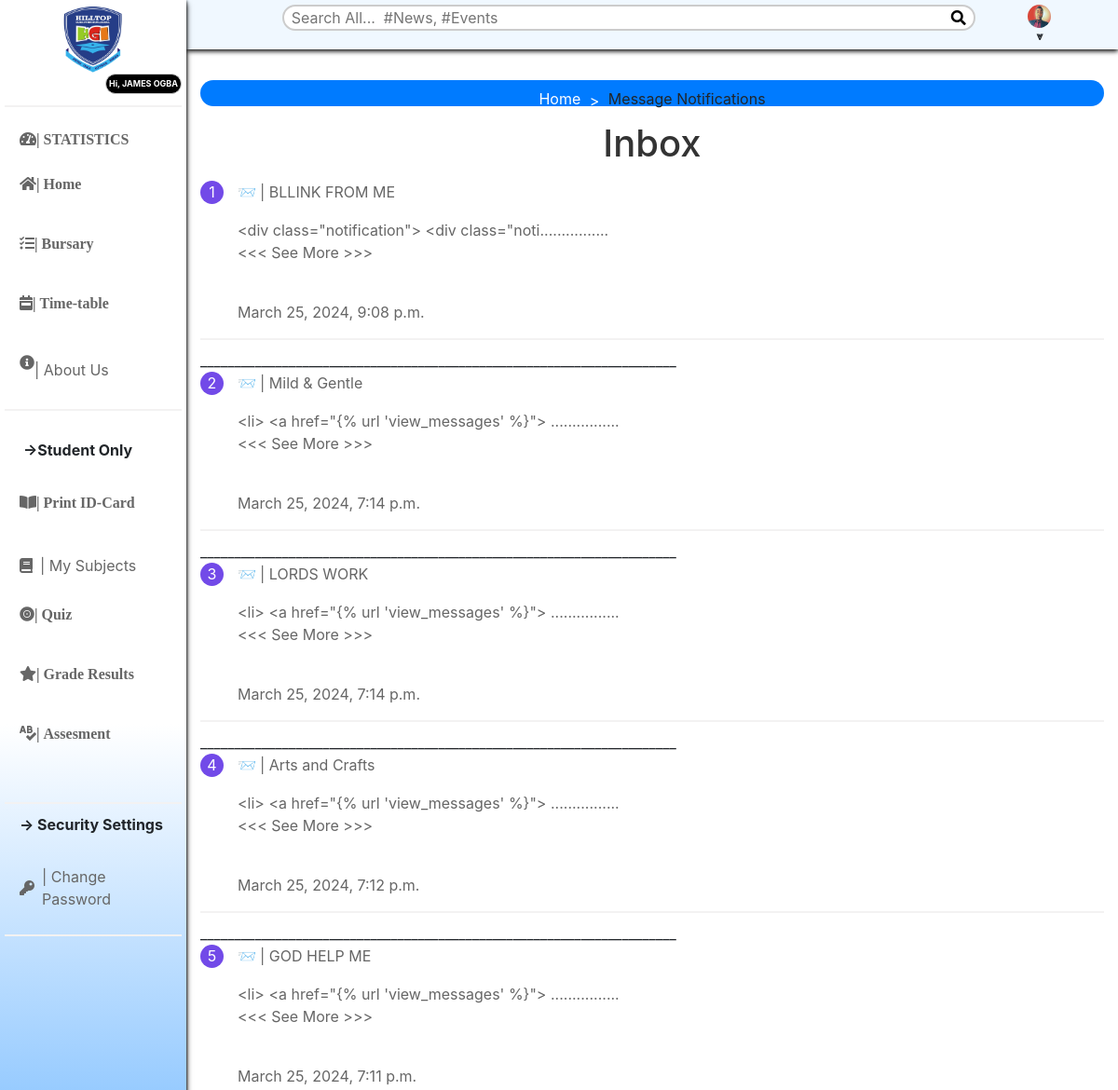
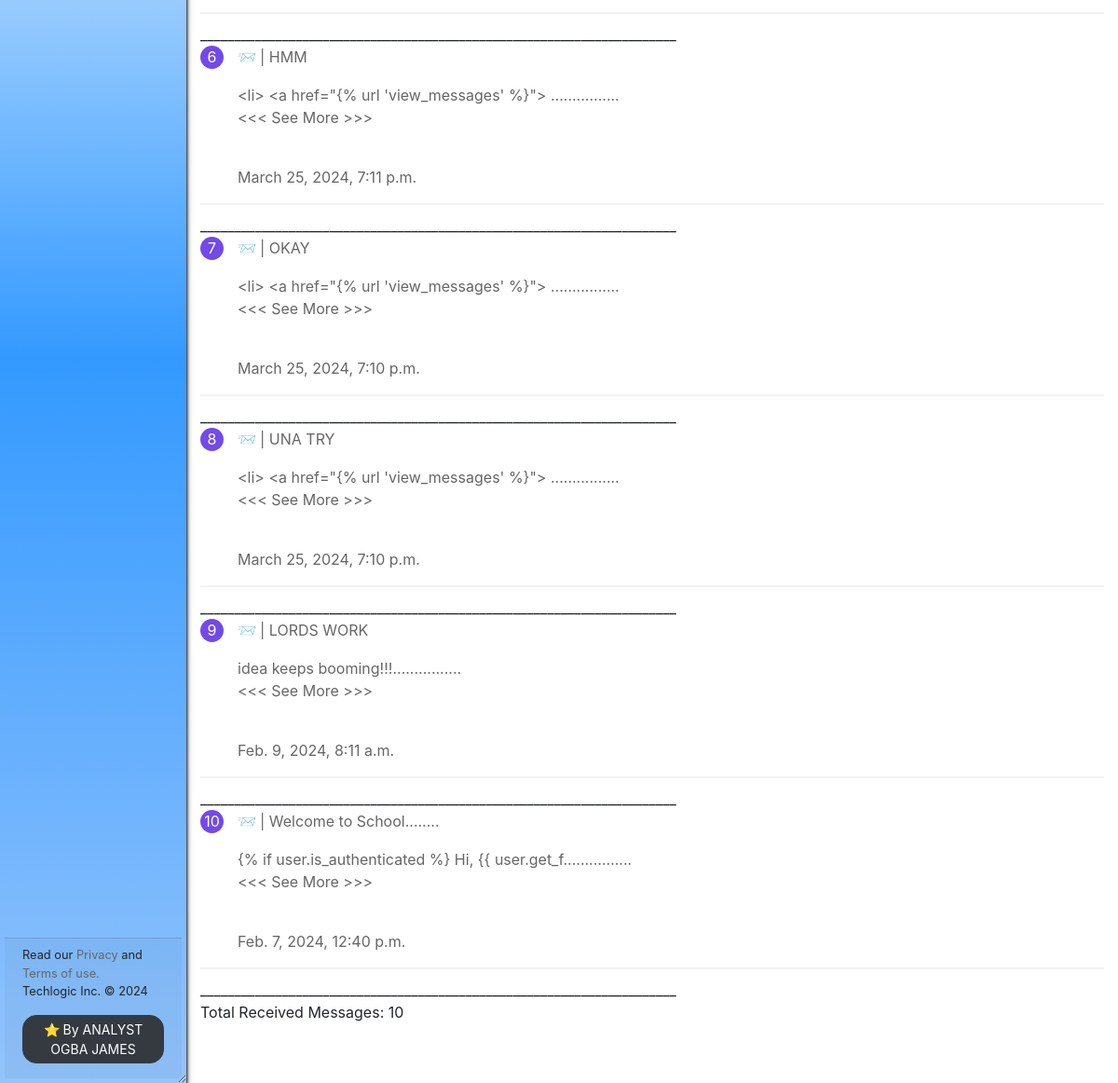
The page /accounts/view_messages/ (signed in) on the database its author committed (2 pictures, top to bottom).
### accounts/models.py (models this page shows, shortened)
class User(AbstractUser):
    is_student = models.BooleanField(default=False)
    is_lecturer = models.BooleanField(default=False)
    is_parent = models.BooleanField(default=False)
    is_dep_head = models.BooleanField(default=False)
    phone = models.CharField(max_length=60, blank=True, null=True)
    nationality = models.CharField(max_length=60, blank=True, null=True)
    address = models.CharField(max_length=60, blank=True, null=True)
    picture = models.ImageField(upload_to='profile_pictures/%y/%m/%d/', default='default.png', null=True)
    email = models.EmailField(blank=True, null=True)
    state_of_origin = models.CharField(max_length=100, blank=True, null=True)
    date_of_birth = models.DateField(blank=True, null=True)
    weight = models.IntegerField(blank=True, null=True)
    height = models.IntegerField(blank=True, null=True)
    meal_allergic_comment = models.TextField(blank=True, null=True)
    medical_record = models.FileField(upload_to='medical_records/', blank=True, null=True)
    computer_labs = models.CharField(max_length=10, choices=CHOICES, default='not_now')
    library_services = models.CharField(max_length=10, choices=CHOICES, default='not_now')
    counseling = models.CharField(max_length=10, choices=CHOICES, default='not_now')
    student_housing = models.CharField(max_length=10, choices=CHOICES, default='not_now')
    financial_aid = models.CharField(max_length=10, choices=CHOICES, default='not_now')
    cafeteria_services = models.CharField(max_length=10, choices=CHOICES, default='not_now')
    mental_health_services = models.CharField(max_length=10, choices=CHOICES, default='not_now')
    tutoring_centers = models.CharField(max_length=10, choices=CHOICES, default='not_now')
    technology_support = models.CharField(max_length=10, choices=CHOICES, default='not_now')
    disability_services = models.CharField(max_length=10, choices=CHOICES, default='not_now')
    international_student_services = models.CharField(max_length=10, choices=CHOICES, default='not_now')
    laboratory_facilities = models.CharField(max_length=10, choices=CHOICES, default='not_now')
    academic_advising = models.CharField(max_length=10, choices=CHOICES, default='not_now')
    bus_service = models.CharField(max_length=10, choices=BUS_SERVICE_CHOICES, default='not_now')
    bus_service_type = models.CharField(max_length=10, choices=BUS_SERVICE_TYPE_CHOICES, blank=True, null=True,default='not_now')
    pickup_or_dropoff = models.CharField(max_length=10, choices=PICKUP_OR_DROPOFF_CHOICES, blank=True, null=True,default='not_now')
    username_validator = ASCIIUsernameValidator()
    objects = UserManager()
    @property
    def get_full_name(self):
        full_name = self.username
        if self.first_name and self.last_name:
            full_name = self.first_name + " " + self.last_name
        return full_name

class Message(models.Model):
    title = models.CharField(max_length=255, blank=True, null=True)
    content = models.TextField(blank=True, null=True)
    students = models.ForeignKey(Student, on_delete=models.CASCADE, blank=True, null=True)
    level = models.CharField(max_length=25, choices=LEVEL, default='', blank=True, null=True)
    year = models.CharField(max_length=25, choices=YEARS, default='', blank=True, null=True)
    department = models.ForeignKey(Program, on_delete=models.CASCADE, blank=True, null=True)
    created_at = models.DateTimeField(default=timezone.now)
    is_read = models.BooleanField(default=False)
    @classmethod
    def unread_count(cls, Student, LEVEL, YEARS, program ):
        return cls.objects.filter(students=Student, level=LEVEL, year=YEARS, department=program, is_read=False).count()

### accounts/views.py (the view)
# urls.py: path('view_messages/', view_messages, name='view_messages'),
@login_required
def view_messages(request):
    student = request.user.student
    messages_based_on_filter = Message.objects.filter(
        department=student.department,
        level=student.level,
        year=student.session
    ).order_by('-created_at')
    messages_based_on_user_id = Message.objects.filter(students=request.user.student).order_by('-created_at')
    received_messages = messages_based_on_filter | messages_based_on_user_id
    unread_messages_count = Message.unread_count(
        student, student.level, student.session, student.department
    )
    return render(request, 'course/message.html', {
        'received_messages': received_messages,
        'unread_messages_count': unread_messages_count,
    })

### accounts/context_processors.py (called while the page is built)
def unread_message_count(request):
    if request.user.is_authenticated:
        if hasattr(request.user, 'student'):
            unread_count = Message.objects.filter(students=request.user.student, is_read=False).count()
            if unread_count > 9:
                unread_count = '+9'
        else:
            unread_count = ''
    else:
        unread_count = ''
    return {'unread_message_count': unread_count}

### templates/course/message.html (shortened to what this page needs)
{% extends 'base.html' %}
{% load static %}
{% block content %}
<div class="container3">
    <div id="input-nav" class="p-2"><a href="{% url 'home' %}"> Home </a> Message Notifications</div>
    <h1>Inbox</h1>
          {% for message in received_messages %}
            <li>
                {% if message.is_read %}
                    <a href="{% url 'open_message' message.id %}">
                        <p class="notification-number">{{ forloop.counter }}</p>
                        📨 | {{ message.title }}<br>
                        <ol>{{ message.content|slice:":50"}}................<br ><<< See More >>> </ol>
                        <br> <ol>{{ message.created_at }}</ol>
                    </a>
            <hr>______________________________________________________________________
                {% endif %}
            </li>
        {% endfor %}
            <p>Total Received Messages: {{ received_messages.count }}</p>
</div>
{% endblock content %}

### templates/aside.html (shortened to what this page needs)
{% load static %}
<div id="side-nav" class="open" style="position: fixed;
		  padding: 5px; ">
	<div class="main-menu">
		<div class="top text-center py-0">
			<img src="{% static 'img/logos.png' %}" width="70px" alt="logo">
		</div>
		{% url 'home' as hom %} {% url 'calendar' as cal %} {% url 'dashboard' as dash %} {% url 'profile' as prof %}
		{% url 'parentaccount' as lec %} {% url 'studentmanager' as stu %} {% url 'bursary' as bur %}
		{% url 'idcard' as pro %} {% url 'timetable' as tim %} {% url 'home' as sem %}
		{% url 'add_score' as ascore %} {% url 'grade_results' as vr %}{% url 'ass_results' as ar %}
		{% url 'course_registration' as cr %} {% url 'contact' as ep %} {% url 'change_password' as cp %}
		{% url 'quiz_progress' as qpr %} {% url 'quiz_marking' as qce %} {% url 'user_course_list' as ucl %}
							{% if user.is_authenticated %}
		<strong style="float: right;
  color: #fff;
  background: #000;
  padding: 3px 3px;
  font-weight: bold;
      border: 1px solid #ccc;
    border-radius: 14px;
  font-size: 9px; }
"> Hi, {{ user.get_full_name }}</strong>
<br>
		<hr>
		{% endif %}
		<ul>
			<li class="{% if request.path == dash %}active{% endif %}">
				<a href="{% url 'dashboard' %}"><i class="fas fa-tachometer-alt">| STATISTICS</i></a>
			</li>
			<li class="{% if request.path == hom %}active{% endif %}">
				<a href="{% url 'home' %}"><p class="fas fa-home">| Home</p></a>
			</li>
			<li class="{% if request.path == bur %}active{% endif %}">
				<a href="{% url 'bursary' %}"><p class="fas fa-tasks">| Bursary</p></a>
			</li>
			<li class="{% if request.path == tim %}active{% endif %}">
				<a href="{% url 'timetable' %}"><p class="fas fa-calendar-week">| Time-table</p></a>
			</li>
			<li class="{% if request.path == ep %}active{% endif %}">
				<a href="{% url 'contact' %}"><p class="fas fa-info-circle"></p>| About Us</a>
			</li>
			<hr>
			<li style="padding: 20px;" ><strong>&RightArrow;Student Only</strong></li>
			<li class="{% if request.path == pro %}active{% endif %}">
				<a href=""><p class="fas fa-book-open">| Print ID-Card</p></a>
			</li>
			<li class="{% if request.path == ucl %}active{% endif %}">
				<a href="{% url 'user_course_list' %}"><i class="fas fa-book"></i>| My Subjects</a>
			</li>
			<li class="{% if request.path == qpr %}active{% endif %}">
				<a href="{% url 'quiz_progress' %}"><p class="fas fa-record-vinyl">| Quiz </p></a>
			</li>
			<li class="{% if request.path == vr %}active{% endif %}">
				<a href="{% url 'grade_results' %}"><p class="fas fa-star">| Grade Results</p></a>
			</li>
			<li class="{% if request.path == ar %}active{% endif %}">
				<a href="{% url 'ass_results' %}"><p class="fa fa-spell-check">| Assesment</p></a>
			</li>
			<br />
			{% if request.user.is_lecturer or request.user.is_student or request.user.is_superuser %}
			<hr>
			<p class="ml-3"><strong>&RightArrow; Security Settings</strong></p>
			<li class="{% if request.path == cp %}active{% endif %}">
				<a href="{% url 'change_password' %}"><i class="fas fa-key"></i>| Change Password</a>
			</li>
                                {% endif %}
			<hr>
		</ul>
	</div>
	<footer class="card-footer mt-3 pt-2 pb-3 px-1">
		<div class="col-12">
			<p class="small m-0">
				Read our <a href="{% url 'condition' %}"> Privacy </a> and <a href="{% url 'condition' %}"> Terms of use. </a>
				<br />Techlogic Inc. &copy; <script>document.write(new Date().getFullYear());</script>
				<br />
			</p>
			<a href="https://easyjay.pythonanywhere.com" style="cursor: hand2; border-radius: 15px;" class="btn btn-sm btn-dark mx-auto"
			   target="_blank">
				⭐️ By ANALYST OGBA JAMES
			</a>
		</div>
	</footer>
</div>

### templates/navbar.html (shortened to what this page needs)
{% load static %}
<ul id="top-navbar" >
	<div class="container">
		<div class="nav-wrapper">
				<li class="table-responsive table-striped m-0 mt-0" style="width: 80%;">
					<table class="table">
						<tbody>
							<tr>
							<form class="search-form" action="{% url 'query' %}" method="GET">
								<div class="search-container">
									<input type="text" id="primary-search" name="q"  value="{{ request.GET.q }}"
											placeholder="Search All...  #News, #Events" required />
									<button class="btn2" type="submit">
										<i class="fas fa-search"></i>
									</button>
								</div>
							</form>
							</tr>
						</tbody>
					</table>
				</li>
				<li class="">
					{% if request.user.is_lecturer or request.user.is_student or request.user.is_superuser %}
					<button class="btn btn-sm " type="button" id="dropdownMenuButton" data-toggle="dropdown"
						aria-haspopup="true" aria-expanded="false">
						<img class="profile-pic" src="{{ request.user.picture.url }}">
						<div class="" style="font-size: 12px;text-align: center;font-weight: bold;">⩔</div>
					</button>
					{% endif %}
				</li>
		</div>
	</div>
</ul>

### static/css/all.css (style rules this page uses)
.fa, .fas, .far, .fal, .fad, .fab { -moz-osx-font-smoothing: grayscale; -webkit-font-smoothing: antialiased; display: inline-block; font-style: normal; font-variant: normal; text-rendering: auto; line-height: 1; }
.fa-book:before { content: "\f02d"; }
.fa-book-open:before { content: "\f518"; }
.fa-calendar-week:before { content: "\f784"; }
.fa-home:before { content: "\f015"; }
.fa-info-circle:before { content: "\f05a"; }
.fa-key:before { content: "\f084"; }
.fa-record-vinyl:before { content: "\f8d9"; }
.fa-search:before { content: "\f002"; }
.fa-spell-check:before { content: "\f891"; }
.fa-star:before { content: "\f005"; }
.fa-tachometer-alt:before { content: "\f3fd"; }
.fa-tasks:before { content: "\f0ae"; }
.fa, .fas { font-family: 'Font Awesome 5 Free'; font-weight: 900; }

### static/css/style.css (style rules this page uses)
.btn { border-radius: 2px; }
.search-form { display: -webkit-box; display: -ms-flexbox; display: flex; -ms-flex-wrap: wrap; flex-wrap: wrap; -webkit-box-align: center; -ms-flex-align: center; align-items: center; }
li { list-style: none; }
h1 { text-align: center; color: #333; }
.notification-number { background-color: #724ae8; color: #fff; border-radius: 50%; width: 25px; height: 25px; text-align: center; margin-right: 10px; display: inline-block; }
.search-container { position: relative; }
.btn2 { position: absolute; top: 0; right: 0; height: 100%; padding: 5px 5px; background-color: transparent; border: none; cursor: pointer; }
.btn2 i { margin-right: 5px; }
#top-navbar { display: flex; justify-content: space-between; align-items: center; position: fixed; top: 0; right: 0; left: 200px; z-index: 90; -webkit-box-shadow: 0px 2px 5px 0px rgba(0, 0, 0, 0.1); box-shadow: 0px 2px 5px 0px rgba(0, 0, 0, 1.80); -webkit-transition: 0.3s; transition: 0.3s; background-color: AliceBlue; }
.nav-wrapper { display: flex; align-items: center; align-items: center; flex-grow: 1; }
#primary-search { background-color: white; border: 2px solid #ccc; border-radius: 90px; padding: 8px; height: 28px; color: #007bff; font-size: 16px; width: 100%; }
.profile-pic { width: 25px; height: 25px; border-radius: 50%; }
#top-navbar .nav-wrapper { display: -webkit-box; display: -ms-flexbox; display: flex; -ms-flex-wrap: wrap; flex-wrap: wrap; -webkit-box-pack: justify; -ms-flex-pack: justify; justify-content: space-between; -webkit-box-align: center; -ms-flex-align: center; align-items: center; }
hr { margin: 10px 0px; border: 0.5px solid #f3f2f2; }
#side-nav { width: 200px; position: fixed; left: 0; top: 0; bottom: 0; display: -webkit-box; display: -ms-flexbox; display: flex; -webkit-box-orient: vertical; -webkit-box-direction: normal; -ms-flex-direction: column; flex-direction: column; -webkit-box-pack: justify; -ms-flex-pack: justify; justify-content: space-between; z-index: 100; overflow-y: auto; resize: horizontal; background: linear-gradient(to top, #94c4fc,#3399ff, white,white); -webkit-box-shadow: 0 2px 5px 0 rgba(0, 0, 0, 0.16), 0 2px 10px 0 rgba(0, 0, 0, 0.12); box-shadow: 0 4px 6px rgba(0, 0, 0, 5.1), 0 1px 3px rgba(0, 0, 0, 3.1); -webkit-transition: 0.3s; transition: 0.3s; }
#side-nav i { margin-right: 8px; }
#side-nav footer { margin-top: 4rem; }
#side-nav ul { padding: 0; }
#side-nav ul li { list-style: none; }
#side-nav ul li a { display: -webkit-box; display: -ms-flexbox; display: flex; -webkit-box-align: center; -ms-flex-align: center; align-items: center; padding: 1rem 1rem; color: #666; border-radius: 0 2em 2em 0; -webkit-transition: 0.25s; transition: 0.25s; }
#input-nav { height: 28px; -webkit-box-align: center; margin-bottom: 1rem; border-radius: 27px; background-color: #007bff; top: 0%; bottom: 0; display: block; text-align: center; -webkit-box-pack: center; -ms-flex-pack: center; justify-content: center; padding: 1.75rem 1.25rem; margin-top: 1rem; }
#input-nav a { color: white; }
#input-nav a::after { content: ">"; margin: 0 5px; vertical-align: middle; }
a { color: #666; text-decoration: none; }

### rows shown on the page
User: get_full_name "JAMES OGBA", user.picture (picture)
Message: title "BLLINK FROM ME", content "<div class=\"notification\"> <div class=\"noti", created_at "March 25, 2024, 9:08 p.m."
Message: title "Mild & Gentle", content "<li> <a href=\"{% url 'view_messages' %}\">", created_at "March 25, 2024, 7:14 p.m."
Message: title "LORDS WORK", content "<li> <a href=\"{% url 'view_messages' %}\">", created_at "March 25, 2024, 7:14 p.m."
Message: title "Arts and Crafts", content "<li> <a href=\"{% url 'view_messages' %}\">", created_at "March 25, 2024, 7:12 p.m."
Message: title "GOD HELP ME", content "<li> <a href=\"{% url 'view_messages' %}\">", created_at "March 25, 2024, 7:11 p.m."
Message: title "HMM", content "<li> <a href=\"{% url 'view_messages' %}\">", created_at "March 25, 2024, 7:11 p.m."
Message: title "OKAY", content "<li> <a href=\"{% url 'view_messages' %}\">", created_at "March 25, 2024, 7:10 p.m."
Message: title "UNA TRY", content "<li> <a href=\"{% url 'view_messages' %}\">", created_at "March 25, 2024, 7:10 p.m."
Message: title "LORDS WORK", content "idea keeps booming!!!", created_at "Feb. 9, 2024, 8:11 a.m."
Message: title "Welcome to School........", content "{% if user.is_authenticated %} Hi, {{ user.get_f", created_at "Feb. 7, 2024, 12:40 p.m."

### other values the page prints
{{ received_messages.count }} "10"
